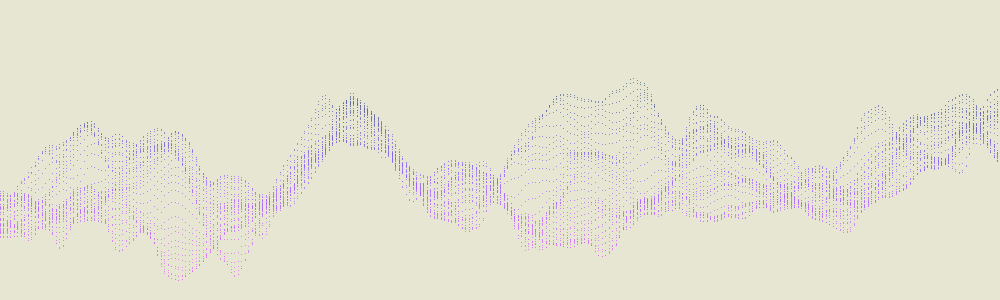
Frame 1 (no input)
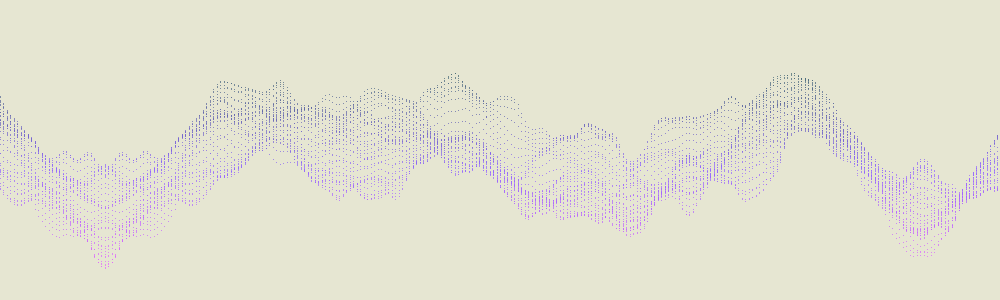
Frame 60 (the mouse pressed at the canvas centre just before this capture)
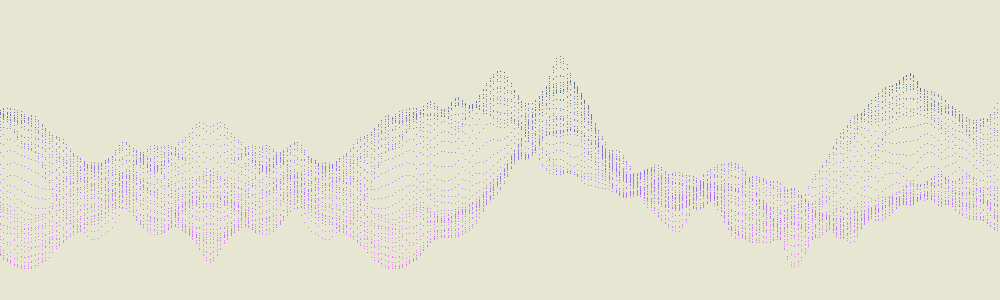
Frame 120 (the mouse held since frame 60 and released just before this capture)

The Processing sketch that drew these frames (run headless with seeded random() and noise(); from frame 60 on, the mouse is pressed at the canvas centre):

// Processing sketch: day3
// ── day3.pde
// controls amplitude of waves
float noiseScale = 0.03f;
void setup() {
  size(1000, 300);
  background(230, 230, 210);
  smooth();
}

// controls speed of the waves
float n = 0.00f;
float d = 0.5f;
void draw() {
  n=n+d;
  background(230, 230, 210);
  
  // 40 waves
  for (int y = 0; y < 40; y++) {
    // 300 points across
    for (int x = 0; x < 300; x++) {
      float noiseVal = noise((-n+x)*noiseScale, (-n+y)*noiseScale, y*noiseScale);
      stroke((noiseVal*300), 100, (noiseVal*530));
      point(x*3.5, noiseVal*350);
    }
  }
}
